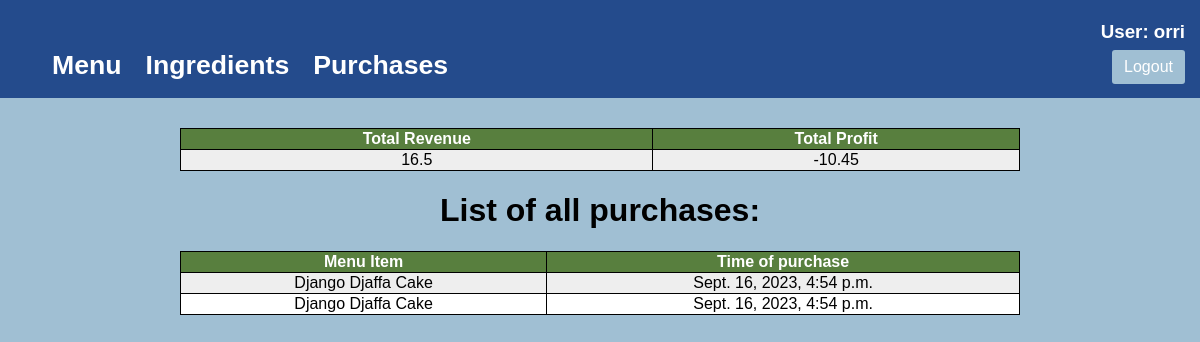
The app's page /purch/ (signed in) with its own data.
### inventory/models.py (models this page shows, shortened)
class Purchase(models.Model):
    menu_item = models.ForeignKey(MenuItem, verbose_name="Menu item", on_delete=models.PROTECT)
    timestamp = models.DateTimeField(verbose_name="Timestamp", null=True, auto_now_add=True)

class MenuItem(models.Model):
    appetizer = "APET"
    maincourse = "MAIN"
    dessert = "DSRT"
    side = "SIDE"
    drink = "DRNK"
    ITEM_CHOICES = [
        (appetizer, "Appetizer"),
        (maincourse, "Main Course"),
        (dessert, "Dessert"),
        (side, "Side"),
        (drink, "Drink"),
    ]
    menuitemName = models.CharField(max_length=50,verbose_name="Menu Item")
    menuitemPrice = models.FloatField(default=20.0, verbose_name="Price")
    menuitemCategory = models.CharField(max_length=4, choices=ITEM_CHOICES,default=drink)
    def __str__(self):
        return '{}'.format(self.menuitemName)

### inventory/views.py (the view)
# urls.py: path("purch/", views.Purch.as_view(), name="purch"),
class Purch(LoginRequiredMixin, TemplateView):
   template_name = "inventory/purch.html"
   def get_context_data(self, **kwargs):
      context = super().get_context_data(**kwargs)
      purch = Purchase.objects.all()
      context["purchases"] = purch
      revenue = 0
      expenses = 0
      for sale in purch:
         revenue += sale.menu_item.menuitemPrice
         requirements = sale.menu_item.reciperequirement_set
         for req in requirements.all():
            expenses += req.quantity*req.ingredient.ingredientPrice
      context["revenue"] = revenue
      context["profit"] = revenue - expenses
      return context

### inventory/templates/inventory/purch.html (shortened to what this page needs)
{% extends 'inventory/base.html' %}
{% block content %}
<div>
    <table>
      <tr>
        <th>Total Revenue</th>
        <th>Total Profit</th>
      </tr>
      <tr>
        <td>{{ revenue }}</td>
        <td>{{ profit }}</td>
      </tr>
    </table>
</div>
<h1> List of all purchases:</h1>
<div>
    <table>
      <tr>
        <th>Menu Item</th>
        <th>Time of purchase</th>
      </tr>
      {% for purchase in purchases|dictsort:'timestamp' %}
      <tr>
        <td>{{ purchase.menu_item }}</td>
        <td>{{ purchase.timestamp }}</td>
      </tr>
      {% endfor %}
    </table>
</div>
{% endblock %}

### inventory/templates/inventory/base.html (shortened to what this page needs)
{% load static %}
<!DOCTYPE html>
<html>
    <head>
        <link rel="stylesheet" href="{% static 'inventory/base_style.css' %}"/>
    </head>
    <body>
        <header class="page-header" >
            {% if user.is_authenticated %}
                <h3 class="user-name">User: {{ user.username }}</h3>
            {% endif %}
            <div class="container">
                <h1><a href="{% url 'menu' %}" class="nav-link1">Menu</a></h1>
                <h1><a href="{% url 'ingr' %}" class="nav-link2">Ingredients</a></h1>
                <h1><a href="{% url 'purch' %}" class="nav-link4">Purchases</a></h1>
                {% if user.is_authenticated %}
                    <a class="logout-button" href="{% url 'logout' %}">Logout</a>
                {% else %}
                    <a class="logout-button" href="{% url 'login' %}">Login</a>
                {% endif %}
            </div>
        </header>
        {% block content%}
        {% endblock %}
    </body>
</html>

### inventory/static/inventory/base_style.css (style rules this page uses)
html { font-family: Arial, Helvetica, sans-serif; text-align: center; }
body, html { padding: 0; margin: 0; background-color: #a0bfd3; }
h1 { color: black; }
h3 { color: white; }
.page-header { background-color: #244b8c; margin-top: 0; margin-bottom: 30px; padding: 20px 20px 60px 40px; }
.page-header h1, .page-header h1 a, .page-header h1 a:visited, .page-header h1 a:active { color: #ffffff; font-size: 20pt; text-decoration: none; }
.container a { float:left; padding: 12px; }
table, th, td { border: 1px solid black; }
table { border-collapse: collapse; width: 70%; margin-left: auto; margin-right: auto; }
th { background-color: #587F3E; color: white; }
tr:nth-child(even) { background-color: #eee; }
tr:nth-child(odd) { background-color: #fff; }
.logout-button { color: white; background-color: #a0bfd3; border-radius: 3px; text-decoration: none; position: absolute; top: 50px; right: 15px; height: 10px; display: flex; justify-content: center; align-items: center; }
.user-name { position: absolute; top: 2px; right: 15px; }

### records on screen
Purchase: menu_item "Django Djaffa Cake", timestamp "Sept. 16, 2023, 4:54 p.m."
Purchase: menu_item "Django Djaffa Cake", timestamp "Sept. 16, 2023, 4:54 p.m."

### other values on screen
{{ user.username }} "orri"
{{ revenue }} "16.5"
{{ profit }} "-10.45"
